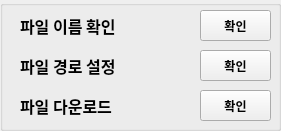
   <widget class="QGroupBox" name="groupBox_6">
    <property name="geometry">
     <rect>
      <x>710</x>
      <y>140</y>
      <width>281</width>
      <height>131</height>
     </rect>
    </property>
    <property name="title">
     <string/>
    </property>
    <widget class="QLabel" name="label_34">
     <property name="geometry">
      <rect>
       <x>20</x>
       <y>10</y>
       <width>161</width>
       <height>31</height>
      </rect>
     </property>
     <property name="font">
      <font>
       <family>맑은 고딕</family>
       <pointsize>12</pointsize>
       <weight>75</weight>
       <bold>true</bold>
      </font>
     </property>
     <property name="text">
      <string>파일 이름 확인</string>
     </property>
    </widget>
    <widget class="QLabel" name="label_35">
     <property name="geometry">
      <rect>
       <x>20</x>
       <y>50</y>
       <width>161</width>
       <height>31</height>
      </rect>
     </property>
     <property name="font">
      <font>
       <family>맑은 고딕</family>
       <pointsize>12</pointsize>
       <weight>75</weight>
       <bold>true</bold>
      </font>
     </property>
     <property name="text">
      <string>파일 경로 설정</string>
     </property>
    </widget>
    <widget class="QLabel" name="label_36">
     <property name="geometry">
      <rect>
       <x>20</x>
       <y>90</y>
       <width>161</width>
       <height>31</height>
      </rect>
     </property>
     <property name="font">
      <font>
       <family>맑은 고딕</family>
       <pointsize>12</pointsize>
       <weight>75</weight>
       <bold>true</bold>
      </font>
     </property>
     <property name="text">
      <string>파일 다운로드</string>
     </property>
    </widget>
    <widget class="QPushButton" name="GetFileNameBtn">
     <property name="geometry">
      <rect>
       <x>200</x>
       <y>10</y>
       <width>71</width>
       <height>31</height>
      </rect>
     </property>
     <property name="font">
      <font>
       <family>맑은 고딕</family>
       <weight>75</weight>
       <bold>true</bold>
      </font>
     </property>
     <property name="text">
      <string>확인</string>
     </property>
    </widget>
    <widget class="QPushButton" name="SetFilePathBtn">
     <property name="geometry">
      <rect>
       <x>200</x>
       <y>50</y>
       <width>71</width>
       <height>31</height>
      </rect>
     </property>
     <property name="font">
      <font>
       <family>맑은 고딕</family>
       <weight>75</weight>
       <bold>true</bold>
      </font>
     </property>
     <property name="text">
      <string>확인</string>
     </property>
    </widget>
    <widget class="QPushButton" name="FileDownloadBtn">
     <property name="geometry">
      <rect>
       <x>200</x>
       <y>90</y>
       <width>71</width>
       <height>31</height>
      </rect>
     </property>
     <property name="font">
      <font>
       <family>맑은 고딕</family>
       <weight>75</weight>
       <bold>true</bold>
      </font>
     </property>
     <property name="text">
      <string>확인</string>
     </property>
    </widget>
   </widget>
